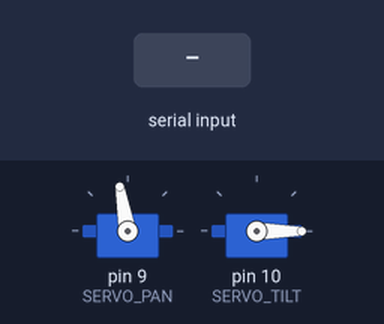
This sketch was run on a simulated Arduino Uno, built with avr-gcc and run on an emulated ATmega328P. On the bench: 2 × servo. The test bench sets the inputs (shaded band).

Above: at 1.2 s.
1.3 s: "w" received over Serial
At 2.2 s:
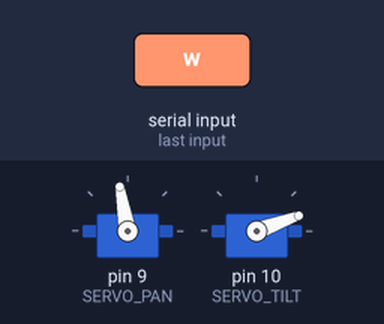
2.8 s: "d" received over Serial
At 3.4 s:
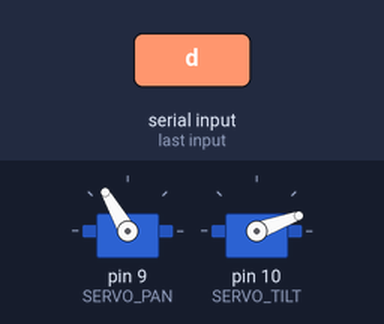
4.3 s: "s" received over Serial
At 5.5 s:
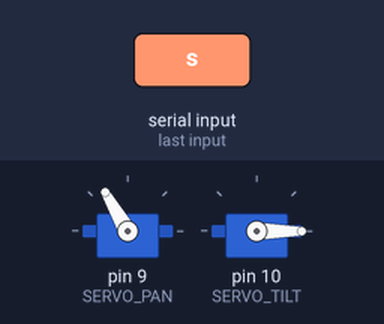
5.8 s: "d" received over Serial
At 6.9 s:
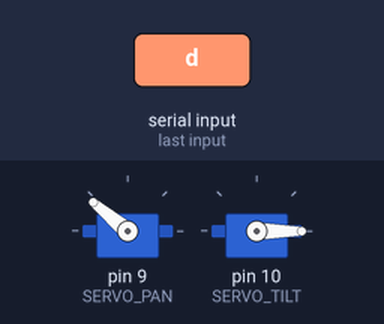
7.3 s: "w" received over Serial
At 8.0 s:
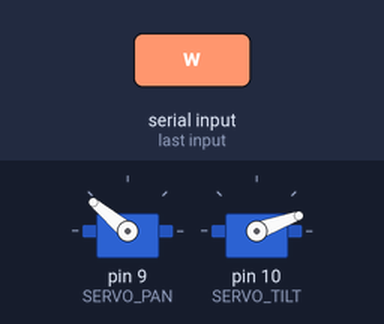
8.8 s: "a" received over Serial
At 9.1 s:
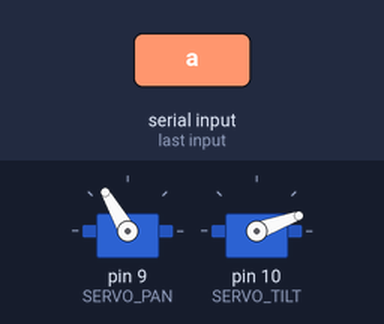
Timing chart, 0 to 11.3 s (numbered marks = the images above; inputs shaded):
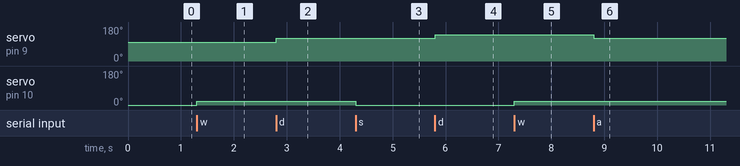

Measured:
- after the input at 1.3 s, servo on pin 10 (SERVO_TILT): 0° → 20° at once
- after the input at 2.8 s, servo on pin 9 (SERVO_PAN): 100° → 120° at once
- after the input at 4.3 s, servo on pin 10 (SERVO_TILT): 20° → 0° at once
- after the input at 5.8 s, servo on pin 9 (SERVO_PAN): 120° → 140° at once
- after the input at 7.3 s, servo on pin 10 (SERVO_TILT): 0° → 20° at once
- after the input at 8.8 s, servo on pin 9 (SERVO_PAN): 140° → 120° at once

The sketch:

basicServoControl.ino
```cpp
#include "Servo.h"


#define DEBUG 1
#define RUNNING_TIME 8000
#define TOP_SPEED 255

#define SERVO_PAN   9
#define SERVO_TILT 10


Servo panServo;
Servo tiltServo;
int tSangle = 0;
int pSangle = 100;

char serialBuffer[4];

void setup() {
    Serial.begin(9600);

    panServo.attach(SERVO_PAN);
    tiltServo.attach(SERVO_TILT);

     panServo.write(pSangle);
     tiltServo.write(tSangle);
}

void loop() {
  if (Serial.available()) {
    char input = Serial.read();

    if (input == 'w') {
      tSangle += 20;
    } else if (input == 's') {
      tSangle -= 20;
    } else if (input == 'd') {
      pSangle += 20;
    } else if (input == 'a') {
      pSangle -= 20;
    } else if (input == 'r') {
      pSangle = 100;
      tSangle = 0;
    }
    // Limit servo angle between 0 and 180 degrees
    tSangle = constrain(tSangle, 0, 100);
    pSangle = constrain(pSangle, 0, 180);

    tiltServo.write(tSangle);  // Set servo position
    panServo.write(pSangle);  // Set servo position
  }


}
```
